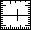

Recreate this plot in Python.
from PIL import Image, ImageDraw, ImageFont

# =========================================
# Configuración
# =========================================

DPI = 300

WIDTH_MM = 57
HEIGHT_MM = 32

OUTPUT = "dymo_regla.png"

# =========================================
# Conversión mm -> pixels
# =========================================

def mm_to_px(mm):
    return round(mm * DPI / 25.4)


WIDTH = mm_to_px(WIDTH_MM)
HEIGHT = mm_to_px(HEIGHT_MM)

print(f"Tamaño imagen: {WIDTH} x {HEIGHT} px")

# =========================================
# Crear imagen
# =========================================

img = Image.new(
    "RGB",
    (WIDTH, HEIGHT),
    "white"
)

draw = ImageDraw.Draw(img)

# Fuente Windows
font = ImageFont.truetype(
    r"C:\Windows\Fonts\arial.ttf",
    14
)

# =========================================
# Regla horizontal
# =========================================

Y_RULE = mm_to_px(6)

draw.line(
    (0, Y_RULE, WIDTH - 1, Y_RULE),
    fill="black",
    width=1
)

for mm in range(WIDTH_MM + 1):

    x = mm_to_px(mm)

    if mm % 10 == 0:
        tick = mm_to_px(4)
    elif mm % 5 == 0:
        tick = mm_to_px(3)
    else:
        tick = mm_to_px(2)

    draw.line(
        (x, Y_RULE, x, Y_RULE - tick),
        fill="black",
        width=1
    )

    # numeración cada 10 mm
    if mm % 10 == 0:
        draw.text(
            (x + 2, Y_RULE + 2),
            str(mm),
            fill="black",
            font=font
        )


# =========================================
# Regla vertical
# =========================================

X_RULE = mm_to_px(8)

draw.line(
    (X_RULE, 0, X_RULE, HEIGHT - 1),
    fill="black",
    width=1
)

for mm in range(HEIGHT_MM + 1):

    y = mm_to_px(mm)

    if mm % 10 == 0:
        tick = mm_to_px(4)
    elif mm % 5 == 0:
        tick = mm_to_px(3)
    else:
        tick = mm_to_px(2)

    draw.line(
        (X_RULE, y, X_RULE - tick, y),
        fill="black",
        width=1
    )

    # numeración cada 10 mm
    if mm % 10 == 0:
        draw.text(
            (X_RULE + 3, y),
            str(mm),
            fill="black",
            font=font
        )


# =========================================
# Borde de referencia
# =========================================

draw.rectangle(
    (0, 0, WIDTH - 1, HEIGHT - 1),
    outline="black",
    width=1
)

# =========================================
# Marca central
# =========================================

cx = WIDTH // 2
cy = HEIGHT // 2

cross = mm_to_px(2)

draw.line(
    (cx - cross, cy, cx + cross, cy),
    fill="black"
)

draw.line(
    (cx, cy - cross, cx, cy + cross),
    fill="black"
)

# =========================================
# Guardar con información DPI
# =========================================

img.save(
    OUTPUT,
    dpi=(DPI, DPI)
)

print(f"Generado: {OUTPUT}")
print(f"Dimensiones físicas: {WIDTH_MM} x {HEIGHT_MM} mm")
print(f"Resolución: {DPI} DPI")
